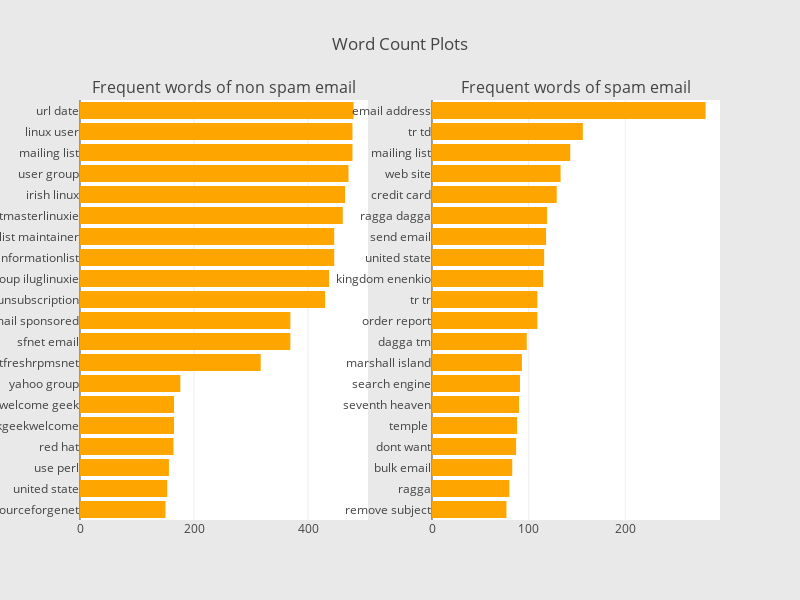

Source (notebook cell):
### Code cell
configure_plotly_browser_state()
visualize_in_bar_chart(2)

### Figure 1 — Plotly figure (JSON) as saved in the notebook; plotly's stock layout.template omitted (floating-point values rounded to 4 significant figures)
{"data": [{"showlegend": false, "orientation": "h", "yaxis": "y", "y": ["mailing listrazoruserslistssourceforgenet", "united state", "use perl", "red hat", "sponsored bythinkgeekwelcome", "bythinkgeekwelcome geek", "yahoo group", "list rpmlistfreshrpmsnet", "sfnet email", "email sponsored", "iluglinuxie unsubscription", "group iluglinuxie", "unsubscription informationlist", "informationlist maintainer", "maintainer listmasterlinuxie", "irish linux", "user group", "mailing list", "linux user", "url date"], "xaxis": "x", "marker": {"color": "orange"}, "x": [150, 153, 156, 164, 165, 165, 176, 317, 369, 369, 430, 437, 446, 446, 461, 465, 471, 478, 478, 480], "type": "bar", "uid": "fdf6ba0b-b3ac-478f-8f13-566bf190fd0d"}, {"showlegend": false, "orientation": "h", "yaxis": "y2", "y": ["remove subject", " ragga", "bulk email", "dont want", "temple ", "seventh heaven", "search engine", "marshall island", "dagga tm", "order report", "tr tr", "kingdom enenkio", "united state", "send email", "ragga dagga", "credit card", "web site", "mailing list", "tr td", "email address"], "xaxis": "x2", "marker": {"color": "orange"}, "x": [77, 80, 83, 87, 88, 90, 91, 93, 98, 109, 109, 115, 116, 118, 119, 129, 133, 143, 156, 283], "type": "bar", "uid": "ef883abd-4208-447c-9e47-49f4b47e2c20"}], "layout": {"yaxis": {"domain": [0, 1], "anchor": "x"}, "paper_bgcolor": "rgb(233,233,233)", "title": {"text": "Word Count Plots"}, "xaxis2": {"domain": [0.55, 1], "anchor": "y2"}, "height": 600, "width": 800, "yaxis2": {"domain": [0, 1], "anchor": "x2"}, "xaxis": {"domain": [0, 0.45], "anchor": "y"}, "annotations": [{"yanchor": "bottom", "xref": "paper", "xanchor": "center", "yref": "paper", "text": "Frequent words of non spam email", "y": 1, "x": 0.225, "font": {"size": 16}, "showarrow": false}, {"yanchor": "bottom", "xref": "paper", "xanchor": "center", "yref": "paper", "text": "Frequent words of spam email", "y": 1, "x": 0.775, "font": {"size": 16}, "showarrow": false}]}}
